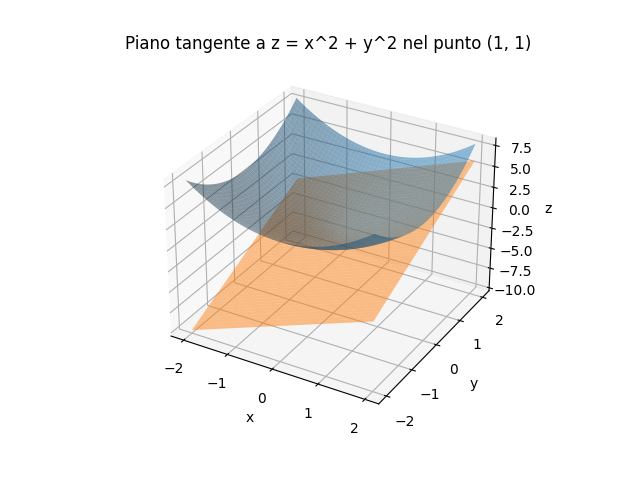

Reproduce this figure in Python.
import numpy as np
import matplotlib.pyplot as plt


# Dati per il calcolo del piano tangente
x = np.linspace(-2, 2, 100)
y = np.linspace(-2, 2, 100)

X, Y = np.meshgrid(x, y)
Z = X**2 + Y**2

# Punto nel quale calcolare il piano tangente
x0, y0 = 1, 1
z0 = x0**2 + y0**2

# Calcolo del piano tangente
tangent_plane = z0 + 2*(X-x0) + 2*(Y-y0)

# Plot del grafico della funzione e del piano tangente
fig = plt.figure()
ax = fig.add_subplot(111, projection='3d')
ax.plot_surface(X, Y, Z, alpha=0.5)
ax.plot_surface(X, Y, tangent_plane, alpha=0.5)

# Etichette degli assi
ax.set_xlabel('x')
ax.set_ylabel('y')
ax.set_zlabel('z')

# Titolo del grafico
plt.title('Piano tangente a z = x^2 + y^2 nel punto (1, 1)')

# Visualizzazione del grafico
plt.show()
